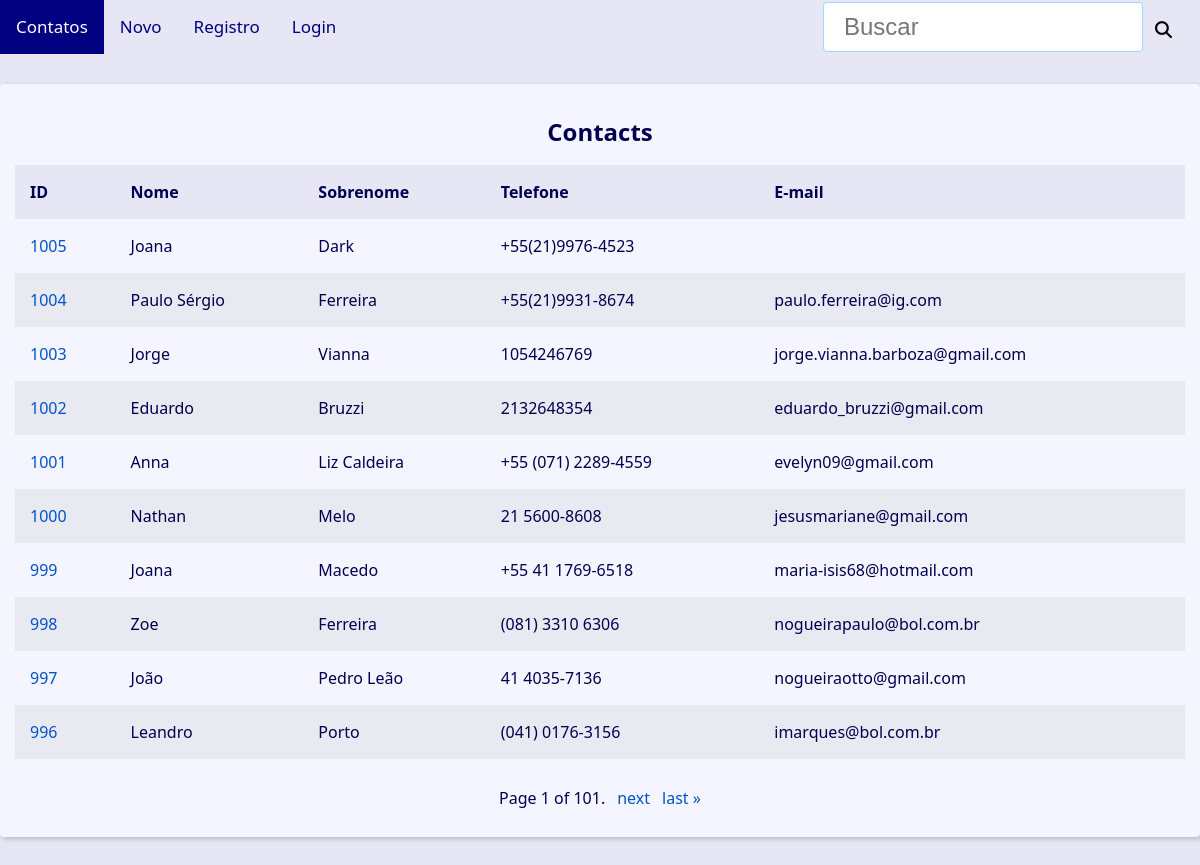
/, run on an earlier commit of the app's database.
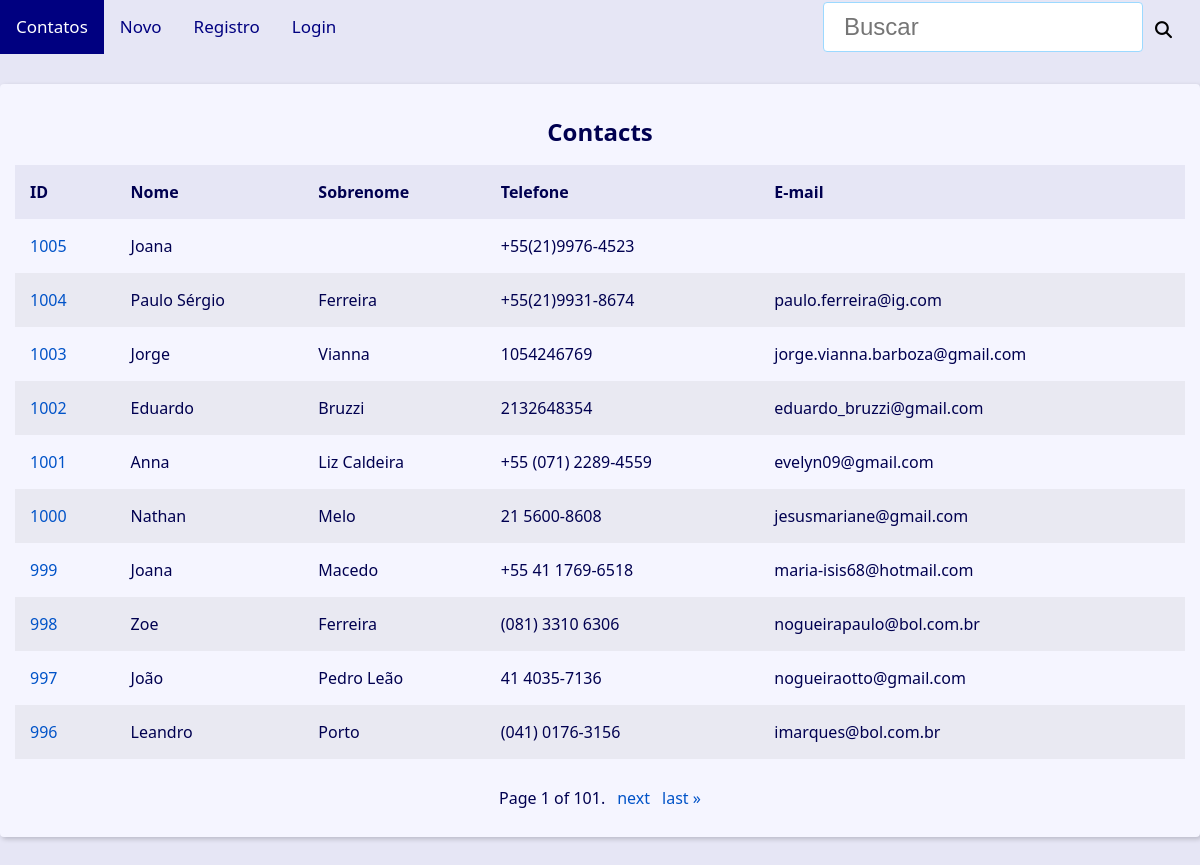
And on a later commit of the database.
### contact/models.py (models this page shows, shortened)
class Contact(models.Model):
    first_name = models.CharField(max_length=50)
    last_name = models.CharField(max_length=50, blank=True)
    phone = models.CharField(max_length=50)
    email = models.EmailField(max_length=254, blank=True, verbose_name='E-mail')
    created_date = models.DateTimeField(default=timezone.now)
    description = models.TextField(blank=True, verbose_name='Descrição')
    show = models.BooleanField(default=True)
    picture = models.ImageField(blank=True, upload_to='pictures/%Y/%m/', verbose_name='Imagem')
    owner = models.ForeignKey(
        User,
        on_delete=models.SET_NULL,
        blank=True, null=True
    )
    category = models.ForeignKey(
        Category,
        on_delete=models.SET_NULL,
        blank=True,
        null=True,
        verbose_name='Categoria'
    )

### contact/views/contact_views.py (the view)
# urls.py: path('', views.index, name='index'),
def index(request):
    contacts = Contact.objects \
        .filter(show=True)\
        .order_by('-id')
    paginator = Paginator(contacts, 10)
    page_number = request.GET.get("page")
    page_obj = paginator.get_page(page_number)
    context = {
        'page_obj': page_obj,
        'site_title': ' - Contatos',
    }
    return render(
        request,
        'contact/index.html',
        context
    )

### contact/templates/contact/index.html
{% extends 'global/base.html' %}
{% block content %}
  {% if page_obj %}
    <div class="responsive-table">
      <table class="contacts-table">
        <caption class="table-caption ">
          Contacts
        </caption>
        <thead>
          <tr class="table-row table-row-header">
            <th class="table-header">ID</th>
            <th class="table-header">Nome</th>
            <th class="table-header">Sobrenome</th>
            <th class="table-header">Telefone</th>
            <th class="table-header">E-mail</th>
          </tr>
        </thead>
        <tbody>
          {% for contact in page_obj %}
            <tr class="table-row">
              <td class="table-cel">
                <a
                  class="table-link"
                  href="{% url 'contact:contact' contact.id %}"
                >
                  {{ contact.id }}
                </a>
              </td>
              <td class="table-cel">
                {{ contact.first_name }}
              </td>
              <td class="table-cel">
                {{ contact.last_name }}
              </td>
              <td class="table-cel">
                {{ contact.phone }}
              </td>
              <td class="table-cel">
                {{ contact.email }}
              </td>
            </tr>
          {% endfor %}
        </tbody>
      </table>
    </div>
  {% else %}
    <div class="single-contact">
      <h1 class="single-contact-name">
        <p align="center">Nenhum contato encontrado.</p>
      </h1>
    </div>
  {% endif %}
{% endblock content %}

What changed in the data, as far as the page shows it:
changed Contact id 1005: last_name "Dark" → (not shown)
